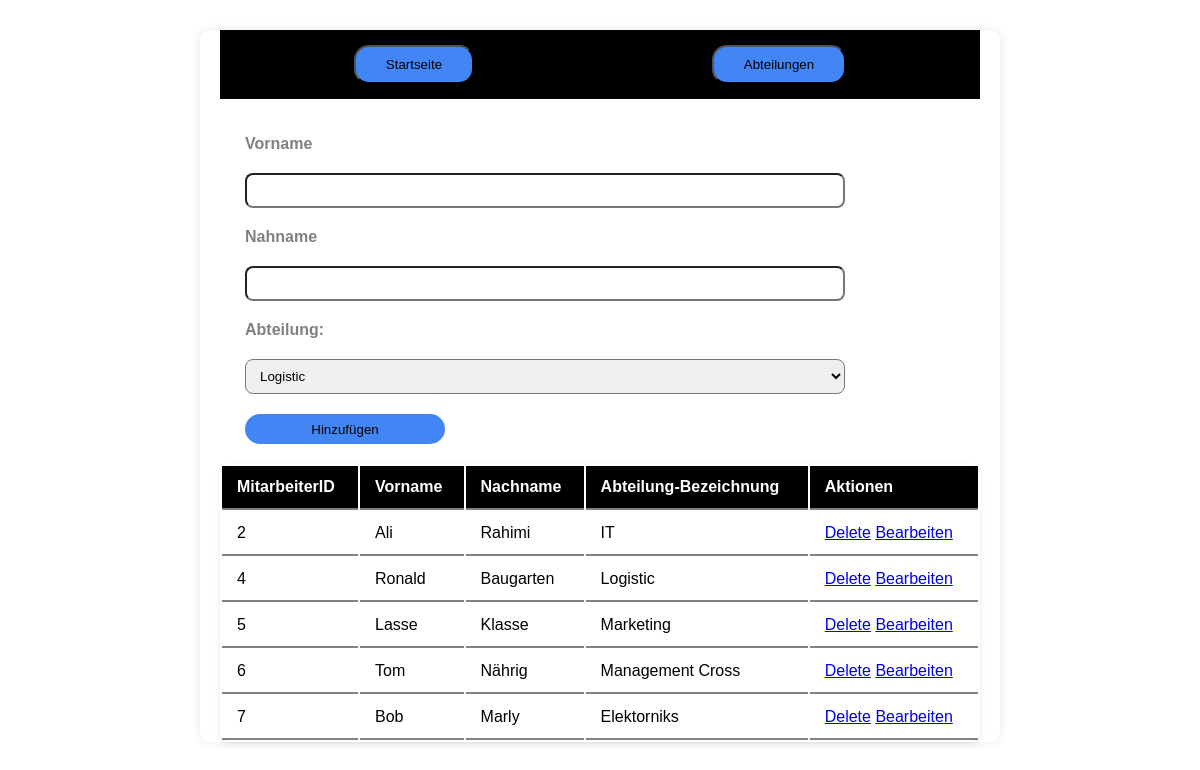
The page / on the database its author committed.
### tables this page shows
CREATE TABLE `mitarbeiter` (
  `idnummer` int(11) NOT NULL AUTO_INCREMENT,
  `vorname` varchar(50) DEFAULT NULL,
  `nachname` varchar(50) DEFAULT NULL,
  `abteilungID` int(11) DEFAULT NULL,
  PRIMARY KEY (`idnummer`),
  KEY `abteilungID` (`abteilungID`),
  CONSTRAINT `mitarbeiter_ibfk_1` FOREIGN KEY (`abteilungID`) REFERENCES `abteilung` (`abtID`)
);

CREATE TABLE `abteilung` (
  `abtID` int(11) NOT NULL AUTO_INCREMENT,
  `bezeichnung` varchar(50) DEFAULT NULL,
  PRIMARY KEY (`abtID`)
);

### index.php (the view, shortened to what this page needs)
<?php
include ("config/db.php");
?>
<!DOCTYPE html>
<html>
  <head>
      <link rel="stylesheet" href="css/style.css">
  </head>
  <body>
   <div class="formulare">
     <nav class="navigation">
         <ul style="background-color:black; display:flex; justify-content:space-around; padding:15px; list-style:none;">
             <li><a href="index.php"><button class="nav-btn">Startseite</button></a></li>
             <li><a href="abteilung.php"><button class="nav-btn">Abteilungen</button></a></li>
         </ul>
     </nav>
     <form action="config/funktionen.php" method="POST">
       <label>Vorname</label>
       <input type="text" name="vorname" required>
       <label>Nahname</label>
       <input type="text" name="Nachname" required>
       <label>Abteilung:</label>
         <select name="abteilung" required>
             <?php
                $sql=$conn->query("SELECT * FROM abteilung");
                while ($abteilung = $sql->fetch_assoc()) {
                    echo "<option value='{$abteilung['abtID']}'>{$abteilung['bezeichnung']}</option>";
                }
             ?>
         </select>
       <button type="submit" name="mitarbeiterInsert">
        Hinzufügen
       </button>
     </form>
    <table>
     <thead>
      <tr>
         <th>MitarbeiterID</th>
         <th>Vorname</th>
         <th>Nachname</th>
         <th>Abteilung-Bezeichnung</th>
         <th>Aktionen</th>
      </tr>
     </thead>
    <?php
       $sql = $conn->query("SELECT * FROM mitarbeiter");
       while($zeile = $sql->fetch_array()){
        $sqlabteilung=$conn->query("SELECT bezeichnung FROM abteilung WHERE abtID=".$zeile['abteilungID']);
        $zeileabteilung = $sqlabteilung->fetch_array();
    ?>
    <tr>
      <td><?=$zeile['idnummer'];?></td>
      <td><?=$zeile['vorname'];?></td>
      <td><?=$zeile['nachname'];?></td>
      <td><?=$zeileabteilung['bezeichnung'];?></td>
      <td>
         <a href="config/funktionen.php?mitDelid=<?=$zeile['idnummer'];?>">Delete</a>
         <a href="mitBearbeiten.php?mitBeaID=<?=$zeile['idnummer'];?>">Bearbeiten</a>
      </td>
    </tr>
    <?php
      }
    ?>
    </table>
   </div>
  </body>
 </html>

### css/style.css (style rules this page uses)
* { box-sizing: border-box; }
body { font-family: Arial,Tahoma, sans-serif; margin: 0; background-color: none; }
.formulare { width: 800px; margin: 30px auto; padding: 0 20px; background: white; border-radius: 10px; box-shadow: 0 0 10px rgba(0,0,0,0.1); }
form { background: white; padding: 20px 25px; border-radius: 10px; display: grid; gap: 20px;; }
form label { font-weight: 600; display: block; max-width: 10px; color: gray; }
form input, form select { width: 600px; padding: 8px 10px; border-radius: 8px; }
form button { background-color: #4285F4; color:black; border-radius: 15px; cursor: pointer; width:200px; height: 30px; border: none; }
table { width: 100%; background: white; border-radius: 10px; box-shadow:0 3px 6px rgba(112, 64, 64, 0.1); }
th,td { padding: 12px 15px; text-align: left; border-bottom: 2px solid gray; }
thead { background-color:black; color:white; }
.nav-btn { padding: 10px 30px 10px 30px; border-radius:15px; background-color:#4285F4; cursor: pointer; }

### rows shown on the page
mitarbeiter: idnummer "2", vorname "Ali", nachname "Rahimi", abteilungID.bezeichnung "IT"
mitarbeiter: idnummer "4", vorname "Ronald", nachname "Baugarten", abteilungID.bezeichnung "Logistic"
mitarbeiter: idnummer "5", vorname "Lasse", nachname "Klasse", abteilungID.bezeichnung "Marketing"
mitarbeiter: idnummer "6", vorname "Tom", nachname "Nährig", abteilungID.bezeichnung "Management Cross"
mitarbeiter: idnummer "7", vorname "Bob", nachname "Marly", abteilungID.bezeichnung "Elektorniks"

### other values the page prints
form field abteilung "Logistic"
